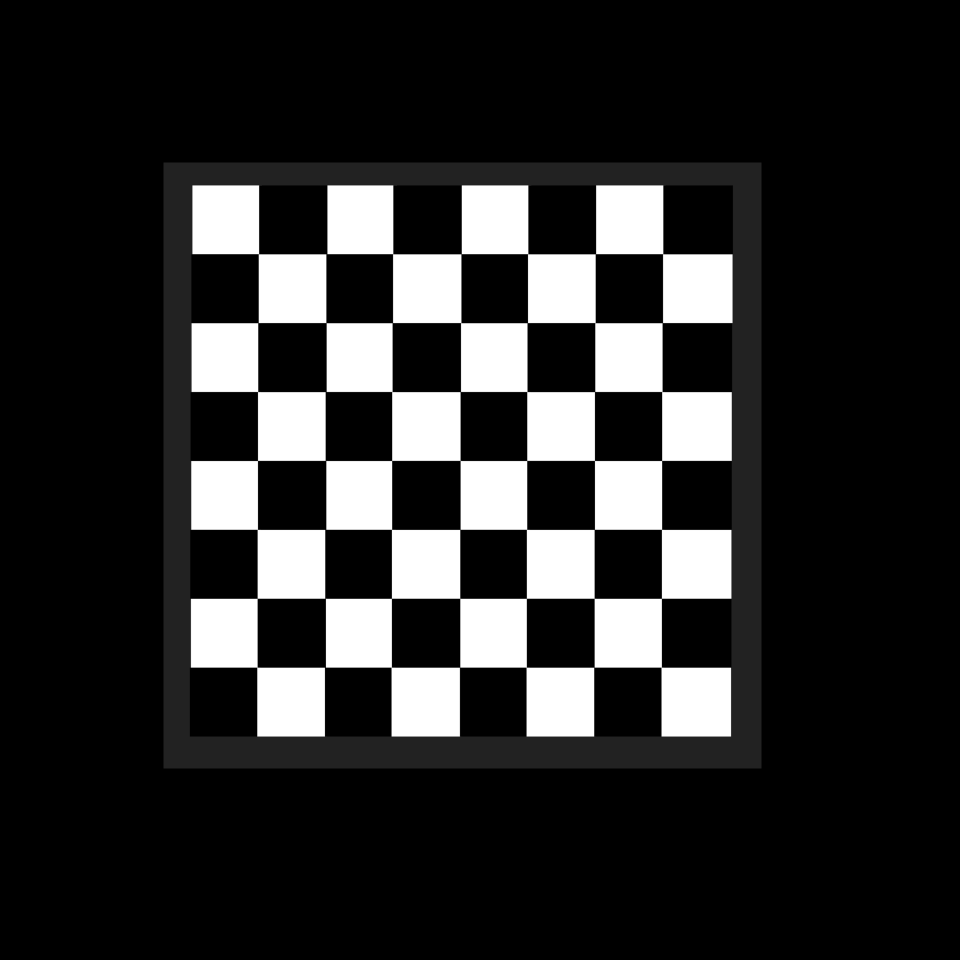
#> input picture images/chess.webp, 1920 x 1920 px (shown at 1/2 size)
$ jupyter execute 39_Fast_Corner_Detection.ipynb
#> lines starting #> are read from the running program, lines starting #| are printed output that depends on the picture
[cell 1]
import cv2
import numpy as np


img = cv2.imread('images/chess.webp')
#> img is the input picture: shape (1920, 1920, 3); min 0, max 255, mean 43.5
img = cv2.resize(img , (512,512))
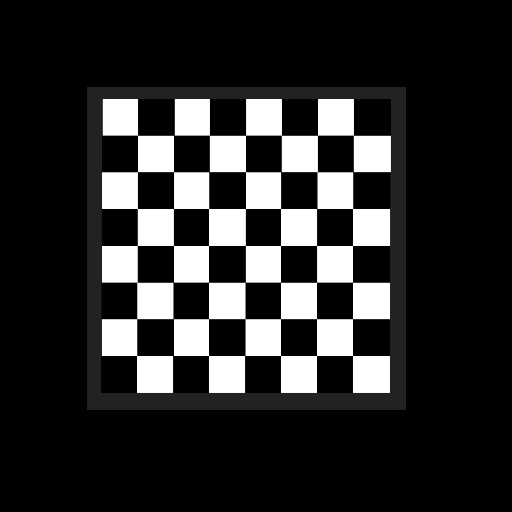
#> img: shape (512, 512, 3); min 0, max 255, mean 43.4

fast = cv2.FastFeatureDetector_create()
kp = fast.detect(img , None)
#> kp = 25 keypoints; strongest (x, y, size): (104, 246, 7), (103, 134, 7), (389, 136, 7), (389, 171, 7)
img2 = cv2.drawKeypoints(img , kp ,None , (255,0,0))

cv2.imshow('image1' , img)
cv2.imshow('image2' , img2)


cv2.waitKey(0)
cv2.destroyAllWindows()

cv2.imwrite('image1.png' , img)
cv2.imwrite('image2.png' , img2)

fast.setNonmaxSuppression(0)
kp = fast.detect(img , None)
#> kp = 1038 keypoints; strongest (x, y, size): (87, 87, 7), (88, 87, 7), (89, 87, 7), (403, 87, 7)
img3 = cv2.drawKeypoints(img , kp ,None , (255,0,0))
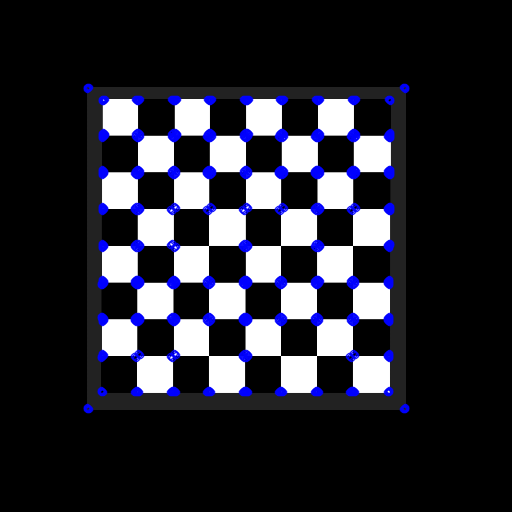
#> img3: shape (512, 512, 3); mean B, G, R 48.1, 39.9, 39.9
cv2.imwrite('image3.jpg' , img3)


cv2.waitKey(0)
cv2.destroyAllWindows()
